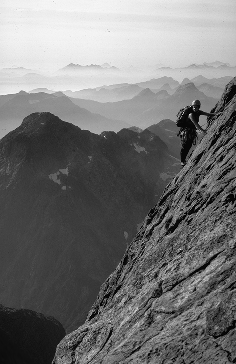
%> input picture climber.tiff, 236 x 364 px
$ octave --eval "result = hw8;"   (GNU Octave 9; MATLAB toolbox functions it lacks are replaced by stand-ins)
%> lines starting %> are read from the running program, lines starting %| are printed output that depends on the picture; in (x1, y1, x2, y2) boxes, pixels count from 0 and x2, y2 are one past the last pixel; in counts of white or black regions, pixels touching at a corner belong together; the program's own positions count from 1
%HW8 Homework 8
function [num_questions] = hw8()
format compact;
close all;

%Part A
%1. Gradient
image=imread('climber.tiff');
%> image is the input picture: size 364x236x3 uint8; min 0, max 248, mean 115.7
I=rgb2gray(image);
figure;
imshow(I);
dx=[1 -1];
Ix=conv2(I,dx,'same');
m1=max(Ix(:));
%> m1 = 220
Ix=Ix./m1;
figure;
imshow(Ix);

%2. Edge detection
I2=zeros(size(Ix,1),size(Ix,2));
for i=1:size(Ix,1)
    for j=1:size(Ix,2)
        if(Ix(i,j)>0.35)
            I2(i,j)=1;
        end
    end
end
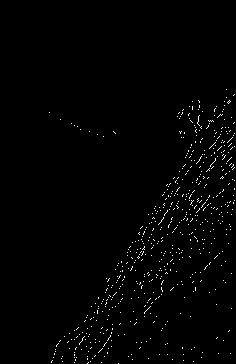
%> I2: size 364x236 double; values 0 (black) and 1 (white), 1.2% white in thin lines or dots, all inside (x1, y1, x2, y2) = (49, 89, 235, 364)
figure;
imshow(I2);

%3. Gaussian mask - smoothing
sigma=2;
val=-1 : 1;
[X Y]=meshgrid(val,val);
guass_filter=exp(-(X.^2+Y.^2)/(2*sigma*sigma));
guass_filter=guass_filter/sum(guass_filter(:));
figure;
surf(X,Y,guass_filter);
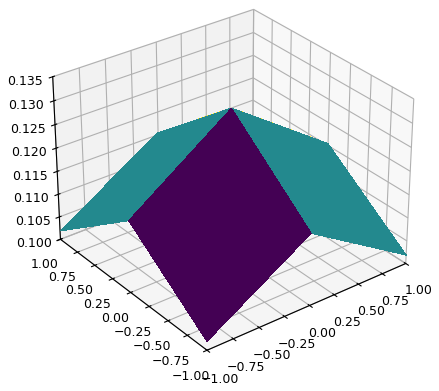
%> figure redrawn from the program's plot data
Ismooth=conv2(I,guass_filter,'same');
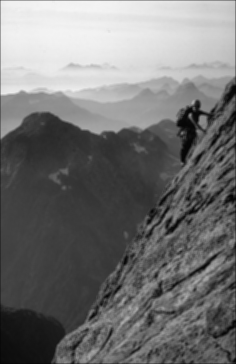
%> Ismooth: size 364x236 double; min 4.37, max 244.8, mean 115.1
m2=max(Ismooth(:));
%> m2 = 244.8
Ismooth=Ismooth./m2;
figure;
imshow(Ismooth);

%4. Edge detection in smoothened image
dx=[1 -1];
Ix=conv2(Ismooth,dx,'same');
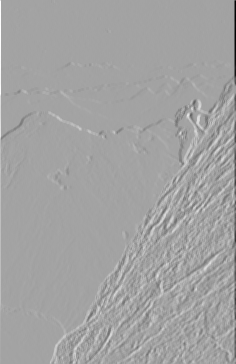
%> Ix: size 364x236 double; min -0.551, max 0.31, mean -0.0013; drawn with min black and max white
Ie=zeros(size(Ix,1),size(Ix,2));
for i=1:size(Ix,1)
    for j=1:size(Ix,2)
        if(Ix(i,j)>0.05)
            Ie(i,j)=1;
        end
    end
end
%> Ie: size 364x236 double; values 0 (black) and 1 (white), 5.4% white in thin lines or dots
figure;
imshow(Ie);

%5. Edge detection using combined filter
sigma=4;
val=-1 : 1;
[X Y]=meshgrid(val,val);
guass_filter=exp(-(X.^2+Y.^2)/(2*sigma*sigma));
guass_filter=guass_filter/sum(guass_filter(:));
[dx dy]=gradient(guass_filter);
Ix=conv2(conv2(I,dx,'same'),guass_filter,'same');
%Ix=conv2(I,conv2(dx,guass_filter,'same'),'same');
Iy=conv2(conv2(I,dy,'same'),guass_filter,'same');
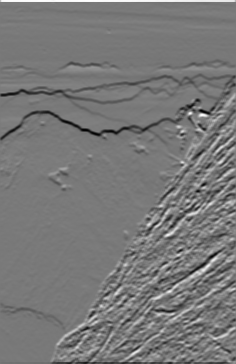
%> Iy: size 364x236 double; min -0.8, max 0.877, mean -0.00581; drawn with min black and max white
mx=max(Ix(:));
%> mx = 0.97
Ix=Ix./mx;
my=max(Iy(:));
%> my = 0.877
Iy=Ix./my;
Im=sqrt(Ix.*Ix+Iy.*Iy);
figure;
imshow(Im);

%6. Speed check
tic;
val=-1 : 1;
[X Y]=meshgrid(val,val);
gfx=exp(-(X.^2)/(2*sigma*sigma));
gfx=gfx/sum(gfx(:));
gfy=exp(-(Y.^2)/(2*sigma*sigma));
gfy=gfy/sum(gfy(:));
for i=1:1000
    I1=conv2(I,gfx,'same');
    I2=conv2(I1,gfy,'same');
end
t1=toc;
disp(['time 1: ' num2str(t1)]);

tic;
for i=1:1000
    I3=conv2(I,guass_filter,'same');
end
t2=toc;
disp(['time 2: ' num2str(t2)]);

%Part B
Ith=atan2(Iy,Ix);
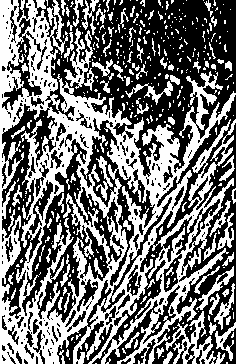
%> Ith: size 364x236 double; min -2.29, max 0.851, mean -0.859; drawn with min black and max white
figure;
imagesc(Ith.*(Im>0.1));
axis image;
colormap(jet);
caxis([0.1 0.9]);
colorbar;
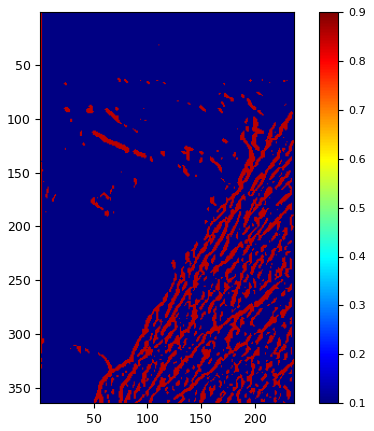
%> figure redrawn from the program's plot data

end
%> (the run ends here)

$ run again, with 4-1.tiff copied over climber.tiff
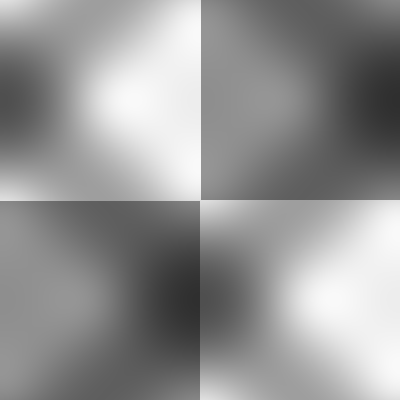
%> input picture 4-1.tiff, 400 x 400 px
%> in hw8, image is the input picture: size 400x400x3 uint8; min 47, max 249, mean 147.4
%> m1 = 89
%> after the loop in hw8, `for i=1:size(Ix,1)`:
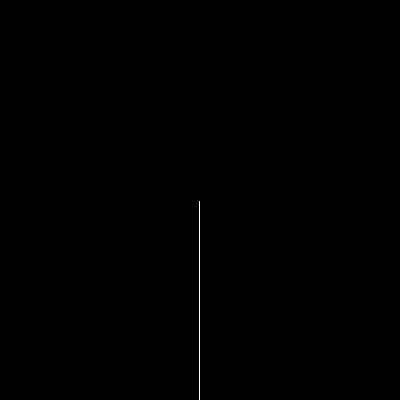
%> I2: size 400x400 double; values 0 (black) and 1 (white), 0.12% white in thin lines or dots, all inside (x1, y1, x2, y2) = (199, 201, 200, 400)
%> m2 = 249
%> mx = 0.784
%> my = 0.813
%> in hw8, `colorbar;`:
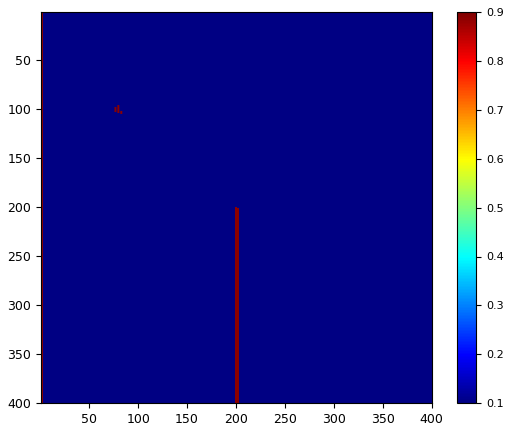
%> figure redrawn from the program's plot data

$ run again, with 4-2.tiff copied over climber.tiff
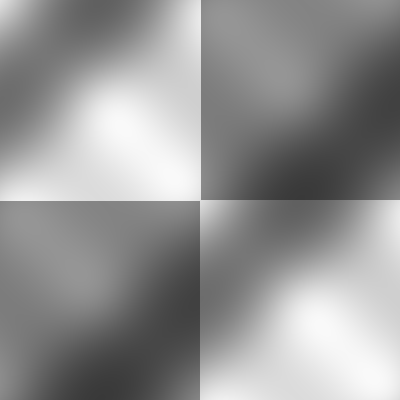
%> input picture 4-2.tiff, 400 x 400 px
%> in hw8, image is the input picture: size 400x400x3 uint8; min 57, max 249, mean 147.4
%> m1 = 91
%> after the loop in hw8, `for i=1:size(Ix,1)`:
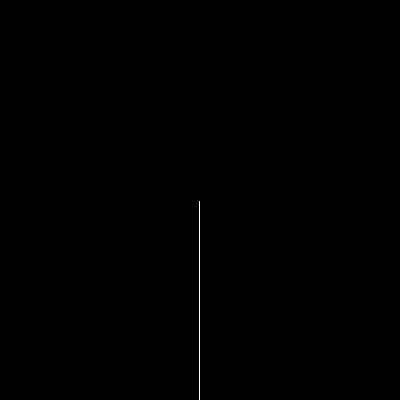
%> I2: size 400x400 double; values 0 (black) and 1 (white), 0.12% white in thin lines or dots, all inside (x1, y1, x2, y2) = (199, 201, 200, 400)
%> m2 = 249
%> mx = 0.803
%> my = 0.8
%> in hw8, `colorbar;`:
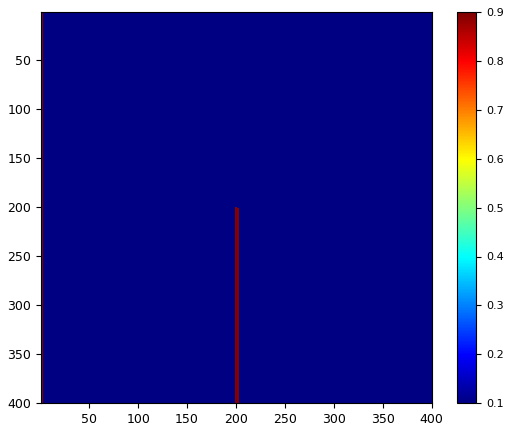
%> figure redrawn from the program's plot data

$ run again, with 4-3.tiff copied over climber.tiff
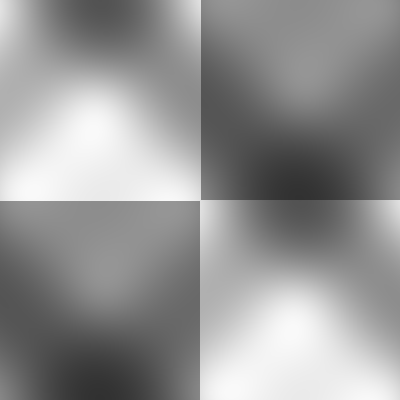
%> input picture 4-3.tiff, 400 x 400 px
%> in hw8, image is the input picture: size 400x400x3 uint8; min 49, max 249, mean 148
%> m1 = 92
%> m2 = 249
%> mx = 0.822
%> my = 0.789
%> in hw8, `colorbar;`:
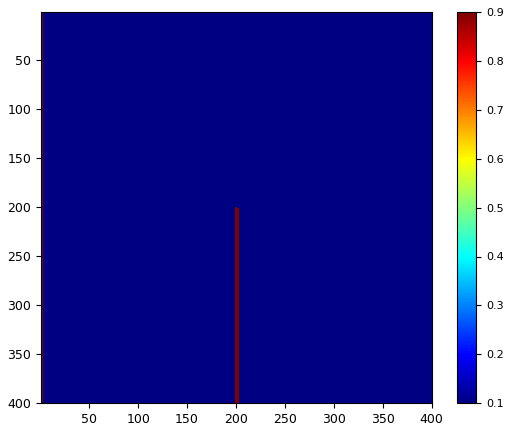
%> figure redrawn from the program's plot data
